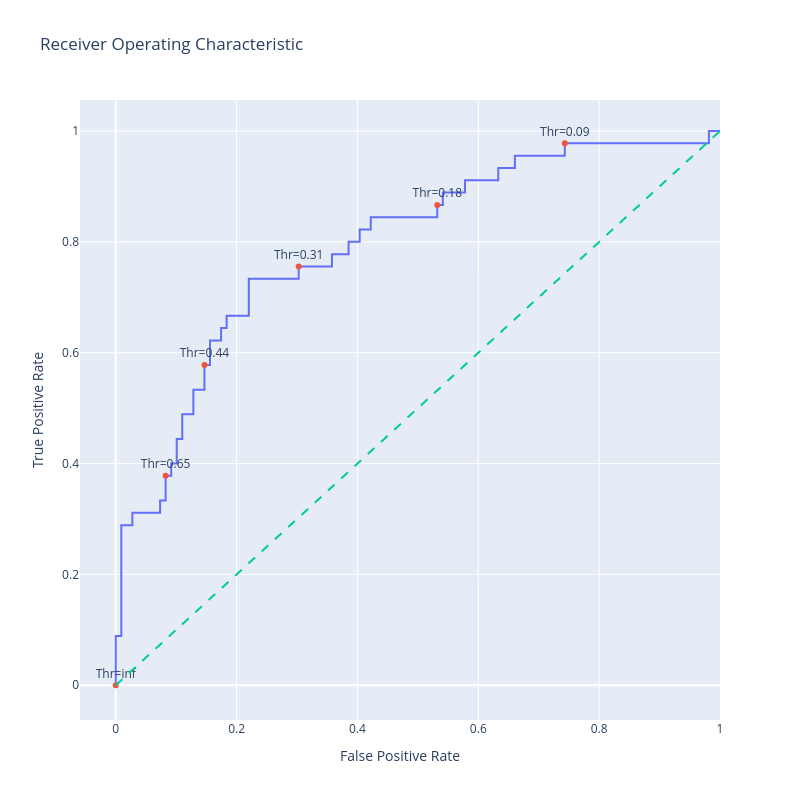

The notebook cell this image was saved under:
### Code cell
import plotly.graph_objects as go 
import numpy as np

# generate a trace for ROC curve
trace0 = go.Scatter(
    x = fpr,
    y = tpr,
    mode = 'lines',
    name='ROC curve'
)

# only label every nth point to avoid cluttering
n=10
indices = np.arange(len(thresholds)) % n == 0 # choose indices where index mod n is 0

trace1 = go.Scatter(
    x = fpr[indices],
    y = tpr[indices],
    mode = 'markers+text',
    name='Therehold points',
    text=[f"Thr={thr:.2f}" for thr in thresholds[indices]],
    textposition='top center'
)

# Digonal line
trace2 = go.Scatter(
    x = [0,1],
    y = [0,1],
    mode = 'lines',
    name='Randomk (Area = 0.5)',
    line = dict(dash='dash')
)

data = [trace0,trace1,trace2]

# Define layout with squre aspect ratio

layout = go.Layout(
    title='Receiver Operating Characteristic',
    xaxis=dict(title='False Positive Rate'),
    yaxis=dict(title='True Positive Rate'),
    autosize=False,
    width=800,
    height=800,
    showlegend=False   
)

# Define figure and add data
fig = go.Figure(data = data, layout=layout)
fig.show()

### Figure 1 — Plotly figure (JSON) as saved in the notebook; plotly's stock layout.template omitted (floating-point values rounded to 4 significant figures)
{"data": [{"mode": "lines", "name": "ROC curve", "type": "scatter", "x": [0.0, 0.0, 0.0, 0.009174, 0.009174, 0.02752, 0.02752, 0.07339, 0.07339, 0.08257, 0.08257, 0.09174, 0.09174, 0.1009, 0.1009, 0.1101, 0.1101, 0.1284, 0.1284, 0.1468, 0.1468, 0.156, 0.156, 0.1743, 0.1743, 0.1835, 0.1835, 0.2202, 0.2202, 0.3028, 0.3028, 0.3578, 0.3578, 0.3853, 0.3853, 0.4037, 0.4037, 0.422, 0.422, 0.5321, 0.5321, 0.5413, 0.5413, 0.578, 0.578, 0.633, 0.633, 0.6606, 0.6606, 0.7431, 0.7431, 0.9817, 0.9817, 1.0], "y": [0.0, 0.02222, 0.08889, 0.08889, 0.2889, 0.2889, 0.3111, 0.3111, 0.3333, 0.3333, 0.3778, 0.3778, 0.4, 0.4, 0.4444, 0.4444, 0.4889, 0.4889, 0.5333, 0.5333, 0.5778, 0.5778, 0.6222, 0.6222, 0.6444, 0.6444, 0.6667, 0.6667, 0.7333, 0.7333, 0.7556, 0.7556, 0.7778, 0.7778, 0.8, 0.8, 0.8222, 0.8222, 0.8444, 0.8444, 0.8667, 0.8667, 0.8889, 0.8889, 0.9111, 0.9111, 0.9333, 0.9333, 0.9556, 0.9556, 0.9778, 0.9778, 1.0, 1.0]}, {"mode": "markers+text", "name": "Therehold points", "text": ["Thr=inf", "Thr=0.65", "Thr=0.44", "Thr=0.31", "Thr=0.18", "Thr=0.09"], "textposition": "top center", "type": "scatter", "x": [0.0, 0.08257, 0.1468, 0.3028, 0.5321, 0.7431], "y": [0.0, 0.3778, 0.5778, 0.7556, 0.8667, 0.9778]}, {"line": {"dash": "dash"}, "mode": "lines", "name": "Randomk (Area = 0.5)", "type": "scatter", "x": [0, 1], "y": [0, 1]}], "layout": {"autosize": false, "height": 800, "showlegend": false, "title": {"text": "Receiver Operating Characteristic"}, "width": 800, "xaxis": {"title": {"text": "False Positive Rate"}}, "yaxis": {"title": {"text": "True Positive Rate"}}}}
